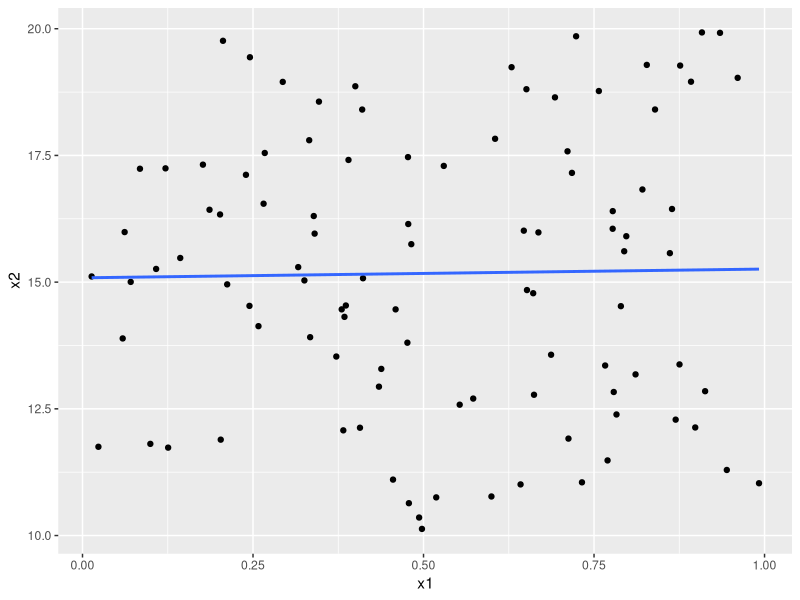
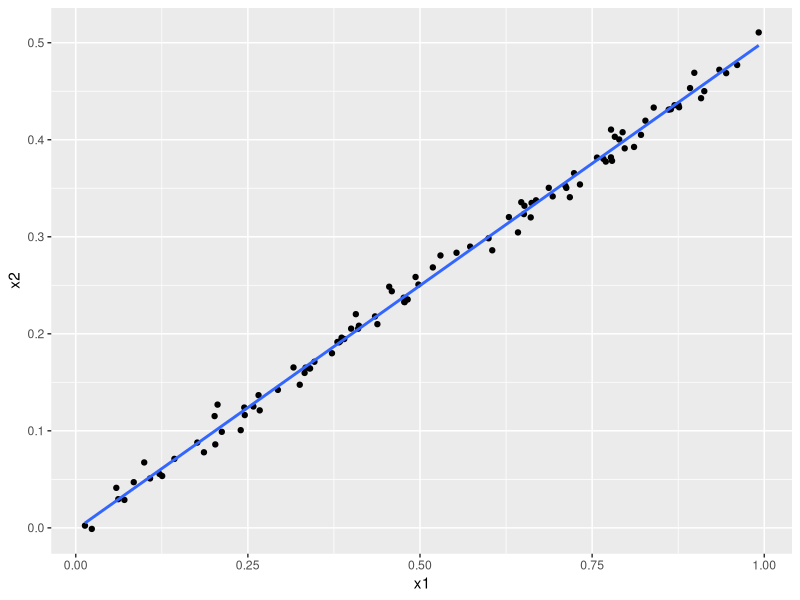
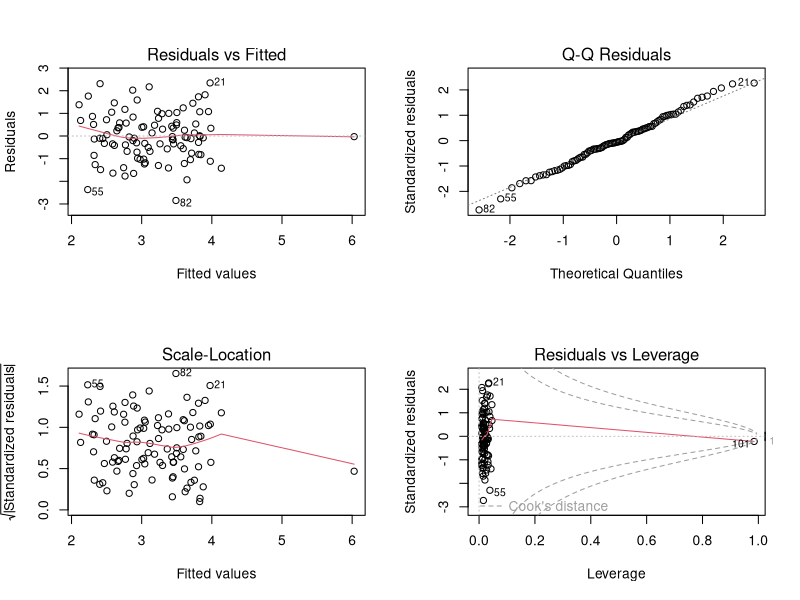
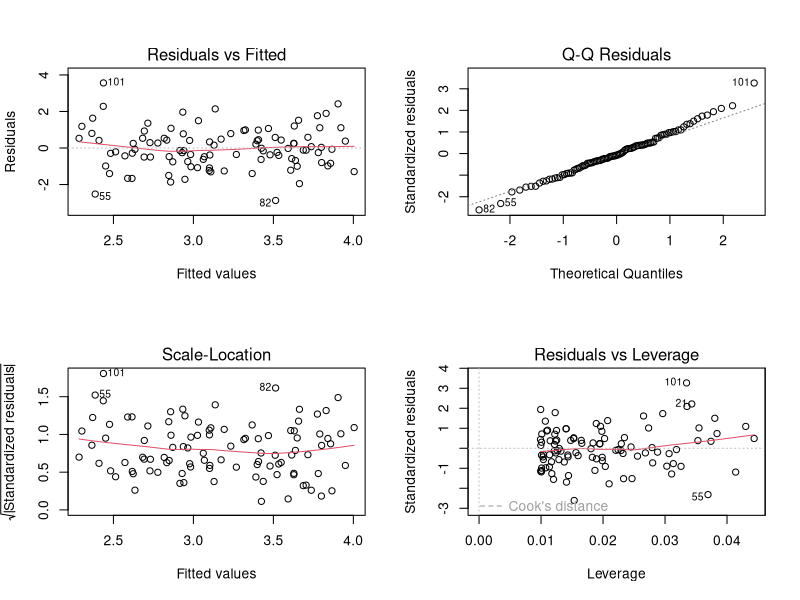
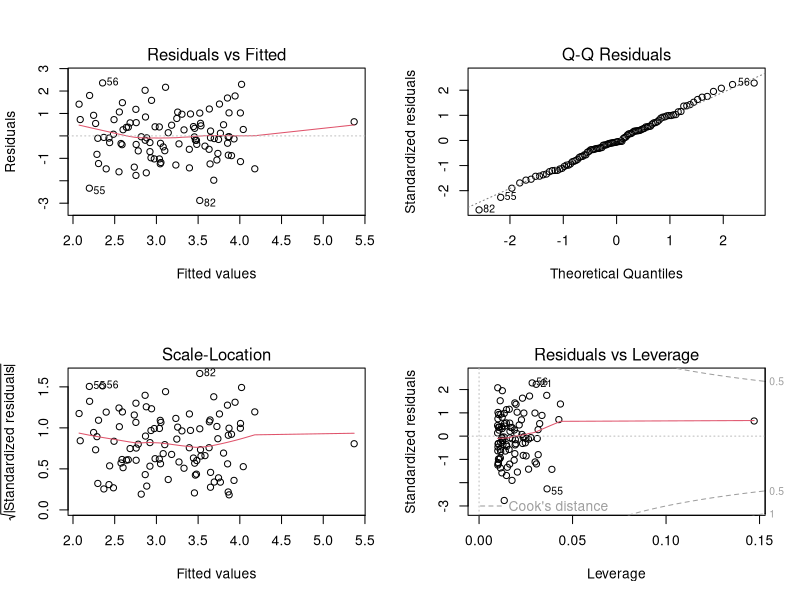

These charts were generated, in order, by the following R code:
## ---- chunk 1
knitr::opts_chunk$set(echo = TRUE)
## ---- chunk 2
library(dplyr)
library(ggplot2)
set.seed(1)
n <- 100
x1 <- runif(n)
x2 <- runif(n,10,20)
y <- 2+2*x1+0.3*x2+rnorm(n)
trueRegDF = data.frame(x1 = x1, x2 = x2, y = y)
## ---- chunk 3
cor.test(x1,x2) #.017
ggplot(data = trueRegDF, mapping = aes(x = x1, y = x2))+
  geom_point() +
  geom_smooth(method = "lm", se = FALSE)


## ---- chunk 4
reg1 = lm(y~x1+x2, data = trueRegDF)
summary(reg1)


## ---- chunk 5
reg2 = lm(y~x1, data = trueRegDF)
summary(reg2)

## ---- chunk 6
reg3 = lm(y~x2, data = trueRegDF)
summary(reg3)

## ---- chunk 7
set.seed(1)
n <- 100
x1 <- runif(n)
x2 <- 0.5*x1+rnorm(n,0,.01)
y <- 2+2*x1+0.3*x2+rnorm(n)
trueRegDF2 = data.frame(x1 = x1, x2 = x2, y = y)

## ---- chunk 8
cor.test(x1,x2)
ggplot(data = trueRegDF2, mapping = aes(x = x1, y = x2))+
  geom_point() +
  geom_smooth(method = "lm", se = FALSE)


## ---- chunk 9
reg1 = lm(y~x1+x2, data = trueRegDF2)
summary(reg1)



## ---- chunk 10
reg2 = lm(y~x1, data = trueRegDF2)
summary(reg2)


## ---- chunk 11
reg3 = lm(y~x2, data = trueRegDF2)
summary(reg3)

## ---- chunk 12
x1 <- c(x1, 0.1)
x2 <- c(x2, 0.8)
y <- c(y, 6)

#now re-fitting
newRegDF = data.frame(x1 = x1, x2 = x2, y = y)

#repeating c)
reg1 = lm(y~x1+x2, data = newRegDF)
summary(reg1)



par(mfrow = c(2,2))
plot(reg1)

## ---- chunk 13
#repeating d)
 reg2 = lm(y~x1, data = newRegDF)
summary(reg2)
par(mfrow = c(2,2))
plot(reg2)


## ---- chunk 14
reg3 = lm(y~x2,data =newRegDF)
summary(reg3)
par(mfrow = c(2,2))
plot(reg3)
anova(reg3)

